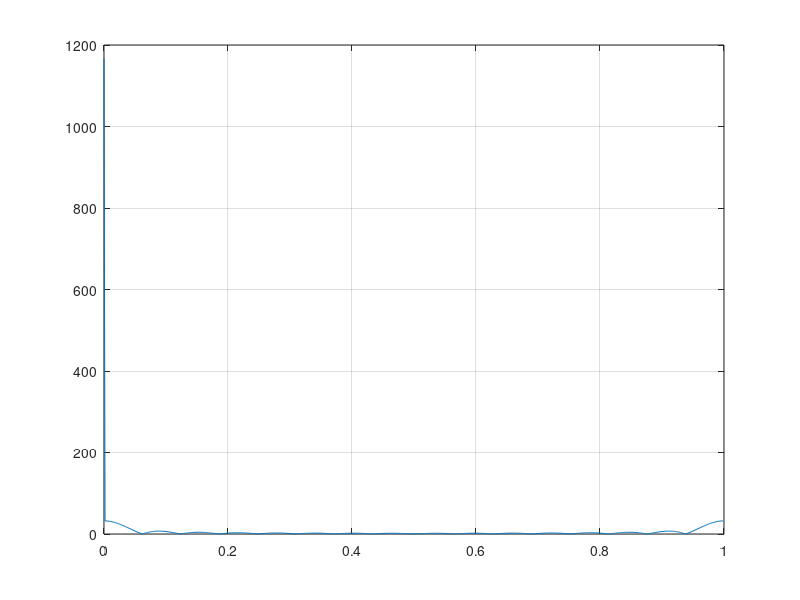
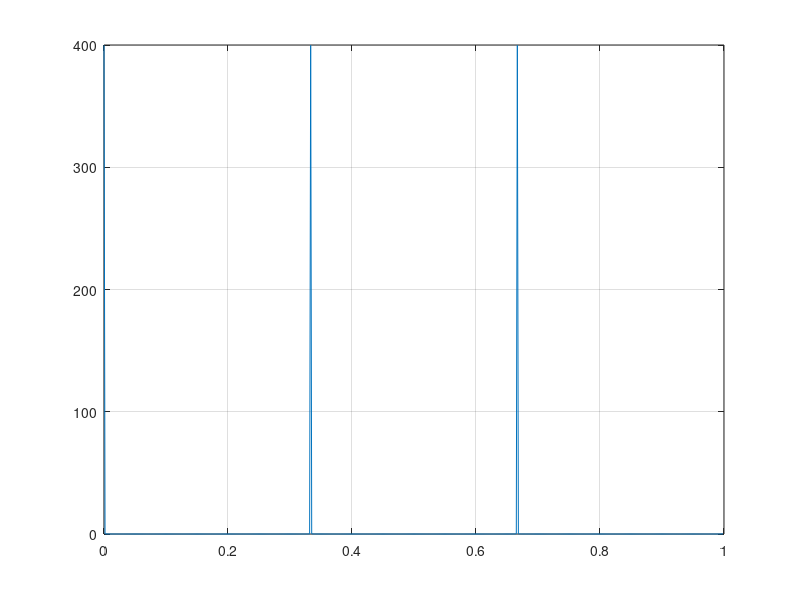
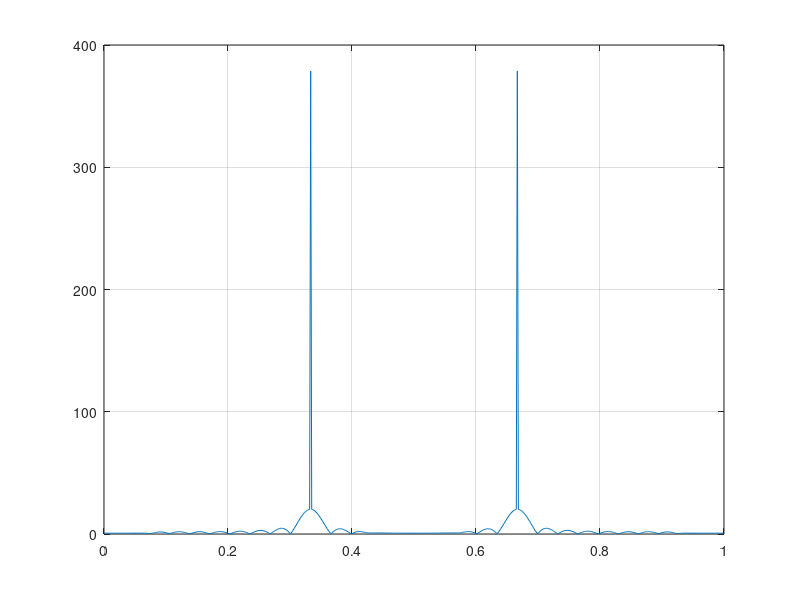
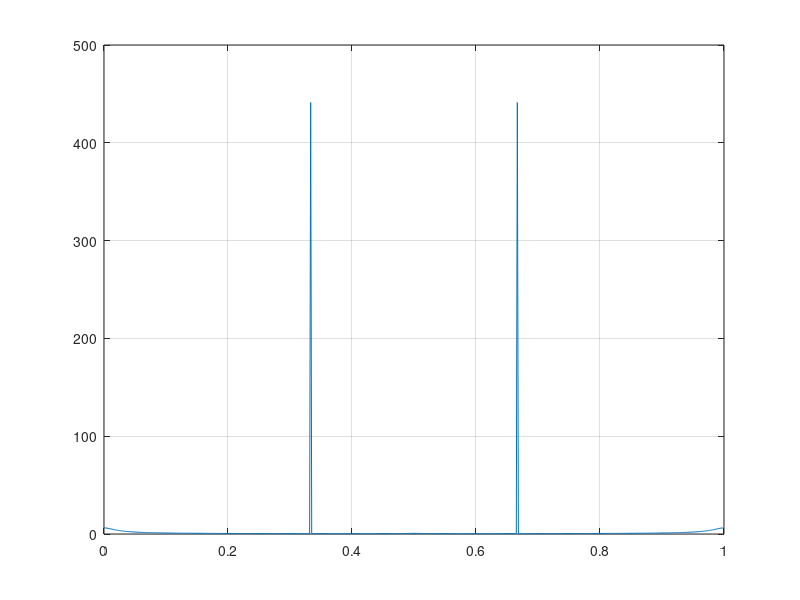

Recreate these plots in MATLAB, in order.
close all
clc
clear all

Ts = 62.5e-6;
Fs = 1/ Ts;
T = 50e-3;
n = 0: 1/Fs: T - 1/Fs;
x = cos(2 * pi* 0.125 * n) + cos(2 * pi* 0.25 * n);

%%
Fs_new = 12000;
[L, M] = rat(Fs_new / Fs);

x_up = zeros(1, length(x) * L);
x_up(1:L:end) = x;

cutoff = min([1/(2*L), 1/(2*M)]);
cutoff_filter = 2*cutoff;
h_multirate = L*fir1(128, cutoff_filter);
x_f = filter(h_multirate, 1, x_up);

y = x_f(1:M:end);
z = x_up(1:M:end);

N = length(y);
Y = fft(y);
Z = fft(z);
freq_axis = 0:1/N:1 -1/N;
figure;
plot(freq_axis, abs(Y));
grid;


figure;
plot(freq_axis, abs(Z));
grid;


%%

%fir
transition_band = 1/12;
cut_off_left = 1/6 - 1/12;
cut_off_right = 1/3 + 1/12;

h = fir1(64, [cut_off_left, cut_off_right]*2);

w = filter(h, 1, z);
W = fft(w);
figure;
plot(freq_axis, abs(W));
grid;

%notch
zeroes = [1, -1];
poles = [0.9, -0.9];
A = poly(poles);
B = poly(zeroes);

w = filter(B, A, z);
W = fft(w);

figure;
plot(freq_axis, abs(W));
grid;
